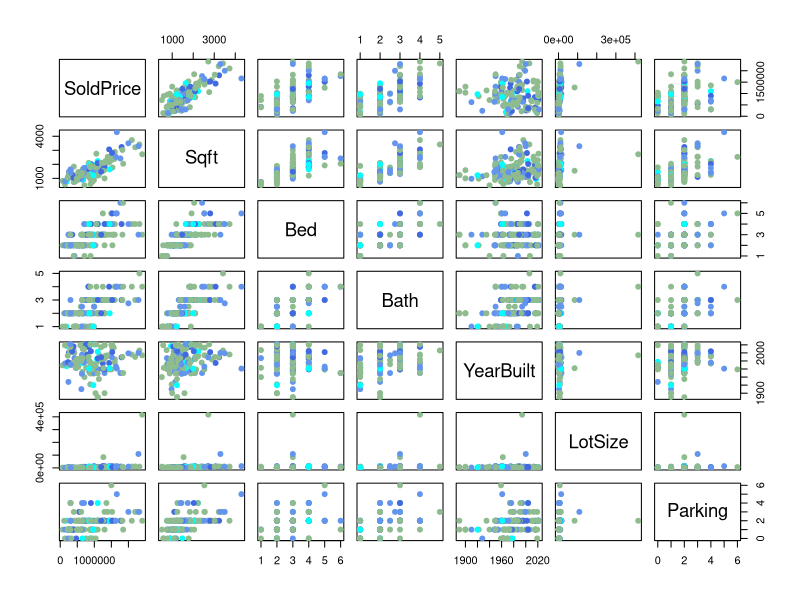
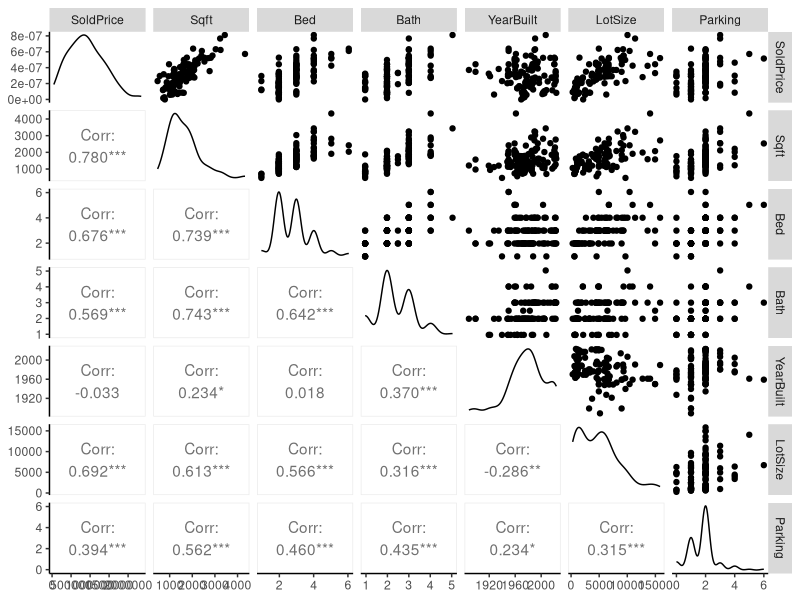
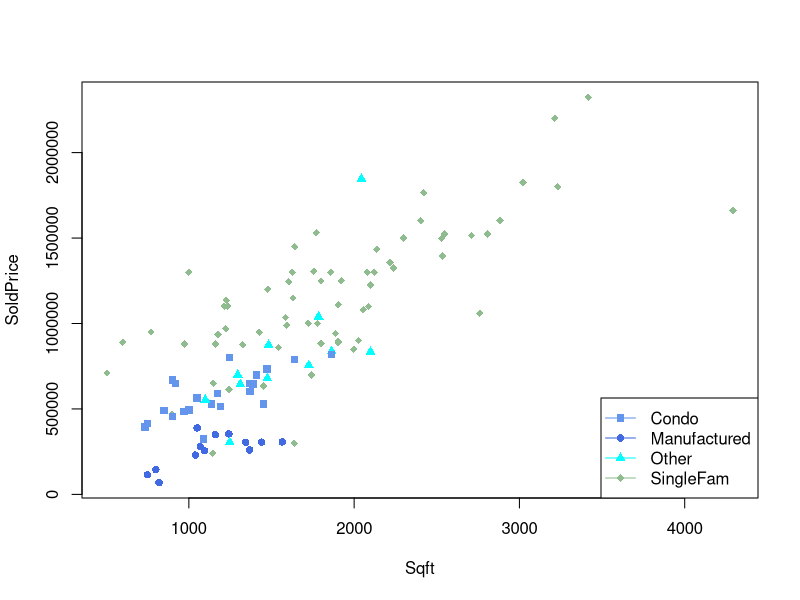

These figures' R source, in order: (Note: this script raises an error after producing the figures.)
## ---- chunk 1
knitr::opts_chunk$set(echo = TRUE)
## ---- chunk 2
library(tidyverse)
library(readxl)
library(leaps)
library(car)
library(scatterplot3d)
library(GGally)
library('lmtest')
## ---- chunk 3
realestate <- read_excel("SLO_Real_Estate_Feb-Apr2022.xlsx")

realestate_clean <- realestate %>%
  filter(LotSize != 416869 & LotSize != 108900 & LotSize != 84071)

realestate_clean <- realestate_clean %>%
  mutate(HomeTypeNew = 
           case_when(HomeType == "Condominium" ~ "Condo", 
             HomeType == "SingleFamilyResidence" ~ "SingleFam",
             HomeType == "ManufacturedHome" ~ "Manufactured",
             TRUE ~ "Other")) 

realestate_clean$Cooling = factor(realestate_clean$Cooling)
realestate_clean$Heating = factor(realestate_clean$Heating)
realestate_clean$HomeType = factor(realestate_clean$HomeType)
realestate_clean$HomeTypeNew = factor(realestate_clean$HomeTypeNew)
realestate_clean$Pool = factor(realestate_clean$Pool)
## ---- chunk 4
n <- 141
numtrain = ceiling(.8*n)
set.seed(678)
train_ind = sample(n, numtrain)
traindata = realestate_clean[train_ind, ]
testdata = realestate_clean[-train_ind, ]
set.seed(NULL)
## ---- chunk 5
# Figure 5.1: Matrix Scatterplot (outliers not removed)
pairs(SoldPrice ~ Sqft + Bed + Bath + YearBuilt + LotSize + Parking, data = realestate, 
      col = c('cornflowerblue','royalblue','cyan', 'darkseagreen')[factor(realestate_clean$HomeTypeNew)], 
      pch = 19)
## ---- chunk 6
# Table 5.1: Correlation Matrix (outliers not removed)
cor(realestate[,c(1, 2, 3, 4, 5, 6, 7)])
## ---- chunk 7
# Figure 5.2: Matrix Scatterplot with ggpairs()
ggpairs(traindata[,-c(8:12)], 
        upper=list(continuous='points'),
        lower=list(continuous='cor',combo='blank',discrete='blank'))  +
  theme(panel.grid.major = element_blank(), panel.grid.minor = element_blank(),
panel.background = element_blank(), axis.line = element_line(colour = "black"))
## ---- chunk 8
# Figure 5.3: Interaction Plot Between Sold Price and Square Footage (Home Type)
fit_interaction = lm(SoldPrice~Sqft*HomeTypeNew, data=traindata)
summary(fit_interaction)

plot(SoldPrice ~ Sqft, data = traindata, 
     col = c('cornflowerblue','royalblue','cyan', 'darkseagreen')[HomeTypeNew], 
     pch = c(15, 16, 17, 18)[HomeTypeNew])
legend('bottomright',legend=levels(traindata$HomeTypeNew),
       pch = c(15, 16, 17, 18),
       col = c('cornflowerblue','royalblue','cyan', 'darkseagreen'),
       lty = 1)
abline(coeff[1], coeff[2], col='cornflowerblue')
abline(coeff[1] + coeff[3], coeff[2] + coeff[6], col = 'royalblue') 
abline(coeff[1] + coeff[4], coeff[2] + coeff[7], col = 'cyan') 
abline(coeff[1] + coeff[5], coeff[2] + coeff[8], col = 'seagreen') 
## ---- chunk 9
# Figure 5.4: Interaction Plot Between Home Type and Pool
with(traindata, interaction.plot(HomeTypeNew, Pool, SoldPrice, type = 'b', 
                                 col = c('royalblue','cyan'), 
                                 pch = c(16, 17)))
with(traindata, interaction.plot(Pool, HomeTypeNew, SoldPrice, type = 'b', 
                                 col = c('cornflowerblue','royalblue','cyan', 'darkseagreen'), 
                                 pch = c(16, 17)))
## ---- chunk 10
# Histograms of Quantitative Variables 
# Figure 5.5: Distribution of Sqft
traindata %>%
  ggplot(aes(x = Sqft)) +
  geom_histogram(bins = 10) +
  theme(panel.grid.major = element_blank(), panel.grid.minor = element_blank(),
panel.background = element_blank(), axis.line = element_line(colour = "black"))

# Figure 5.6: Distribution of Sqft, by HomeTypeNew
traindata %>%
  ggplot(aes(x = Sqft, fill = HomeTypeNew)) +
  geom_histogram(bins = 10) +
  scale_fill_manual(values = c('aquamarine', 'cornflowerblue','royalblue', 'cadetblue', 'cyan', 
                               'darkblue', 'deepskyblue', 'darkseagreen', 'darkseagreen1')) +
  facet_wrap(~HomeTypeNew) +
  theme(panel.grid.major = element_blank(), panel.grid.minor = element_blank(),
panel.background = element_blank(), axis.line = element_line(colour = "black"))

# Figure 5.7: Distribution of LotSize
traindata %>%
  ggplot(aes(x = LotSize)) +
  geom_histogram(binwidth = 2000) +
  theme(panel.grid.major = element_blank(), panel.grid.minor = element_blank(),
panel.background = element_blank(), axis.line = element_line(colour = "black"))

# Figure 5.8: Distribution of Lotsize, by HomeTypeNew
traindata %>%
  ggplot(aes(x = LotSize, fill = HomeTypeNew)) +
  geom_histogram(binwidth = 2000) +
  scale_fill_manual(values = c('aquamarine', 'cornflowerblue','royalblue', 'cadetblue', 'cyan', 
                               'darkblue', 'deepskyblue', 'darkseagreen', 'darkseagreen1')) +
  facet_wrap(~HomeTypeNew) +
  theme(panel.grid.major = element_blank(), panel.grid.minor = element_blank(),
panel.background = element_blank(), axis.line = element_line(colour = "black"))
## ---- chunk 11
# Figure 5.9: Distribution of Sqft and LotSize as predictors of SoldPrice
# 3D Scatterplot 
s3d <- scatterplot3d(traindata2$Sqft, y=traindata2$SoldPrice, z=traindata2$LotSize,
                     xlab = "Square Footage (sqft)",
                     ylab = "Sold Price (Dollars)",
                     zlab = "Lot Size (sqft)", 
                     angle=55, pch = 16)
# Add regression plane
my.lm <- lm(traindata2$Sqft ~ traindata2$SoldPrice + traindata2$LotSize)
s3d$plane3d(my.lm)
## ---- chunk 12
traindataNew <- traindata %>%
  select(-HomeType)

full.model <- lm(SoldPrice~., data = traindataNew)

best.sub <- summary(regsubsets(formula(full.model), data=traindata, method = "exhaustive", nbest = 2))
## ---- chunk 13
n = nrow(traindata)
p<-c(2,2,3,3,4,4,5,5,6,6,7,7,8,8,9,9) 

SSE<-best.sub$rss             #SSE 
s<-sqrt(SSE/(n-p))            #s
Rsq<-best.sub$rsq             #R-squared 
Rsq.adj<-best.sub$adjr2       #R-squared adjusted
BIC<-n*log(SSE/n) + p*log(n)  #BIC
AIC<- n*log(SSE/n) + 2*p      #AIC
Cp<-best.sub$cp               #Mallow's Cp
bs<- data.frame(best.sub$outmat, p=p, Cp, AIC, BIC, Rsq, Rsq.adj, s) %>%
  arrange(BIC)
## ---- chunk 14
plot(resid(lm(I(sqrt(SoldPrice))~Sqft + HomeTypeNew, data = traindata))~resid(lm(LotSize ~ YearBuilt + Sqft + HomeTypeNew, data = traindata)))
## ---- chunk 15
fit.one <- lm(SoldPrice ~ Sqft + LotSize + HomeTypeNew, data  = traindata)

plot(fit.one)
## ---- chunk 16
boxCox(lm(SoldPrice~Sqft+LotSize+HomeTypeNew, data = traindata))
## ---- chunk 17
fit.two <- lm(I(sqrt(SoldPrice)) ~ Sqft + LotSize + HomeTypeNew, data  = traindata)

plot(fit.two)
## ---- chunk 18
full.model2 <- lm(I(sqrt(SoldPrice))~., data = traindataNew)

best.sub2 <- summary(regsubsets(formula(full.model2), data=traindata, method = "exhaustive", nbest = 2))
## ---- chunk 19
n = nrow(traindata)
p<-c(2,2,3,3,4,4,5,5,6,6,7,7,8,8,9,9) 

SSE<-best.sub2$rss             #SSE 
s<-sqrt(SSE/(n-p))             #s
Rsq<-best.sub2$rsq             #R-squared 
Rsq.adj<-best.sub2$adjr2       #R-squared adjusted
BIC<-n*log(SSE/n) + p*log(n)   #BIC
AIC<- n*log(SSE/n) + 2*p       #AIC
Cp<-best.sub2$cp               #Mallow's Cp
bs2<- data.frame(best.sub2$outmat, p=p, Cp, AIC, BIC, Rsq, Rsq.adj, s) %>%
  arrange(BIC)
## ---- chunk 20
final_model = lm(I(sqrt(SoldPrice)) ~ Sqft + LotSize + HomeTypeNew, data = traindata)

# Figure 7.1: Four-in-One Model Diagnostic Plot 
par(mfrow=c(2,2)) #plot in 2 by 2 grid   
plot(final_model)

# Figure 7.2: Residuals Plotted against Fitted Values, Sqft, LotSize, and HomeTypeNew
par(mfrow=c(2,2)) #plot in 2 by 2 grid  

plot(resid(final_model) ~ fitted(final_model), ylab='Residuals', xlab='Fitted')
abline(h=0,lty=2)

plot(resid(final_model) ~ Sqft, data=traindata, ylab='Residuals', xlab='Sqft')
abline(h=0,lty=2) 

plot(resid(final_model) ~ LotSize, data=traindata, ylab='Residuals', xlab='Lot Size')
abline(h=0,lty=2) 

plot(resid(final_model) ~ HomeTypeNew, data=traindata, ylab='Residuals', xlab='HomeTypeNew')
abline(h=0,lty=2)

par(mfrow=c(1,1))

# Figure 7.3: Distribution of Model Residuals 
hist(resid(final_model), main='', xlab='Residuals')

shapiro.test(resid(final_model))
bptest(final_model)
## ---- chunk 21
summary(fit.two)
## ---- chunk 22
vif(fit.two)
## ---- chunk 23
# Figure 9.1: Overall F-Test
summary(final_model)
## ---- chunk 24
# Figure 9.2: Partial F-Test
model_reduced = lm(I(sqrt(SoldPrice)) ~ Sqft, data=traindata)
anova(model_reduced, final_model)
## ---- chunk 25
# Figure 9.3: Test for Sqft:HomeTypeNew Interaction Significance
anova(lm(I(sqrt(SoldPrice)) ~ LotSize + Sqft + HomeTypeNew, data = traindata), 
      lm(I(sqrt(SoldPrice)) ~ LotSize + Sqft + HomeTypeNew + Sqft:HomeTypeNew, data = traindata))

# Figure 9.4: Test for Sqft:LotSize Interaction Significance
anova(lm(I(sqrt(SoldPrice)) ~ LotSize + Sqft + HomeTypeNew, data = traindata), 
      lm(I(sqrt(SoldPrice)) ~ LotSize + Sqft + HomeTypeNew + Sqft:LotSize, data = traindata))
## ---- chunk 26
# Figure 9.5: CIs for Mean Response Value and Future Predicted Value 
traindata_singlefam <- traindata %>%
  filter(HomeTypeNew == "SingleFam")

mean(traindata_singlefam$Sqft)
mean(traindata_singlefam$LotSize)

new.house = data.frame(Sqft = 1865, LotSize = 7079, HomeTypeNew = "SingleFam")

predict(final_model, newdata = new.house, interval = "confidence", level=0.95)
predict(final_model, newdata = new.house, interval = "prediction", level=0.95)
